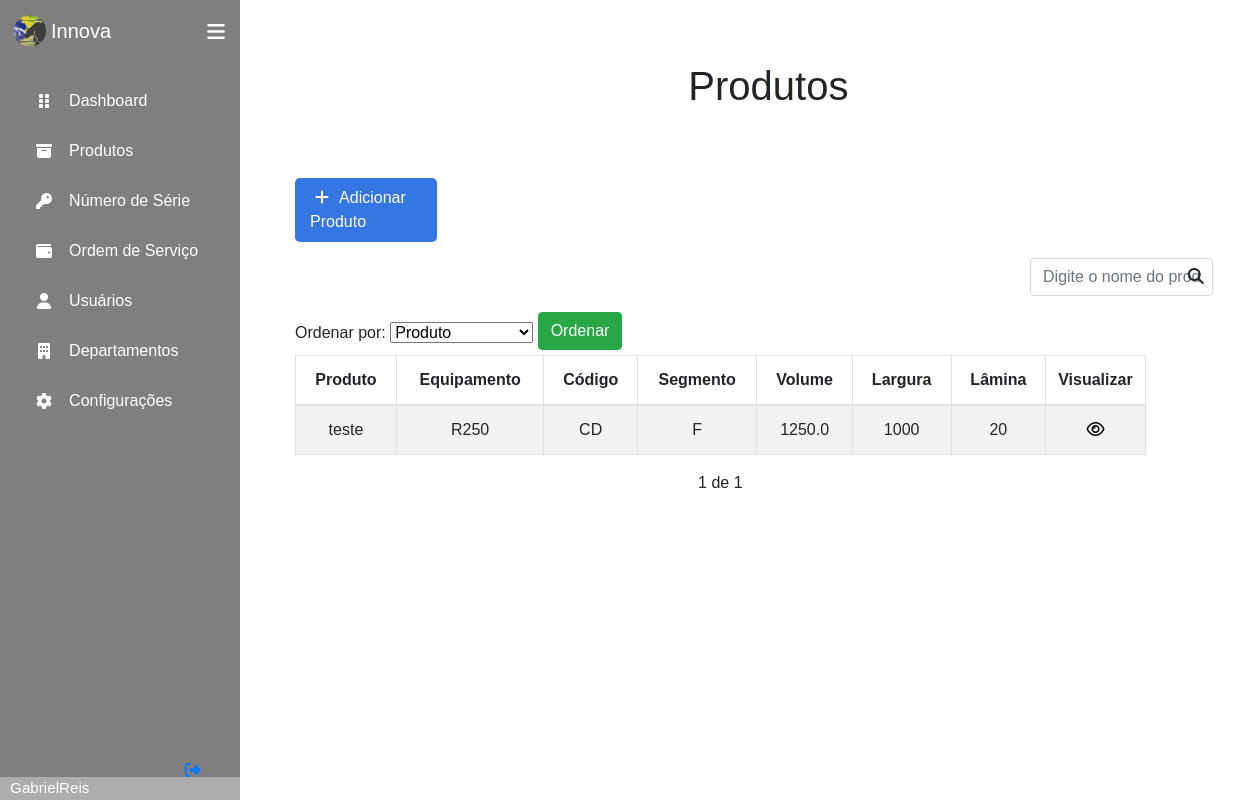
The app's page /products/ (signed in), older data.
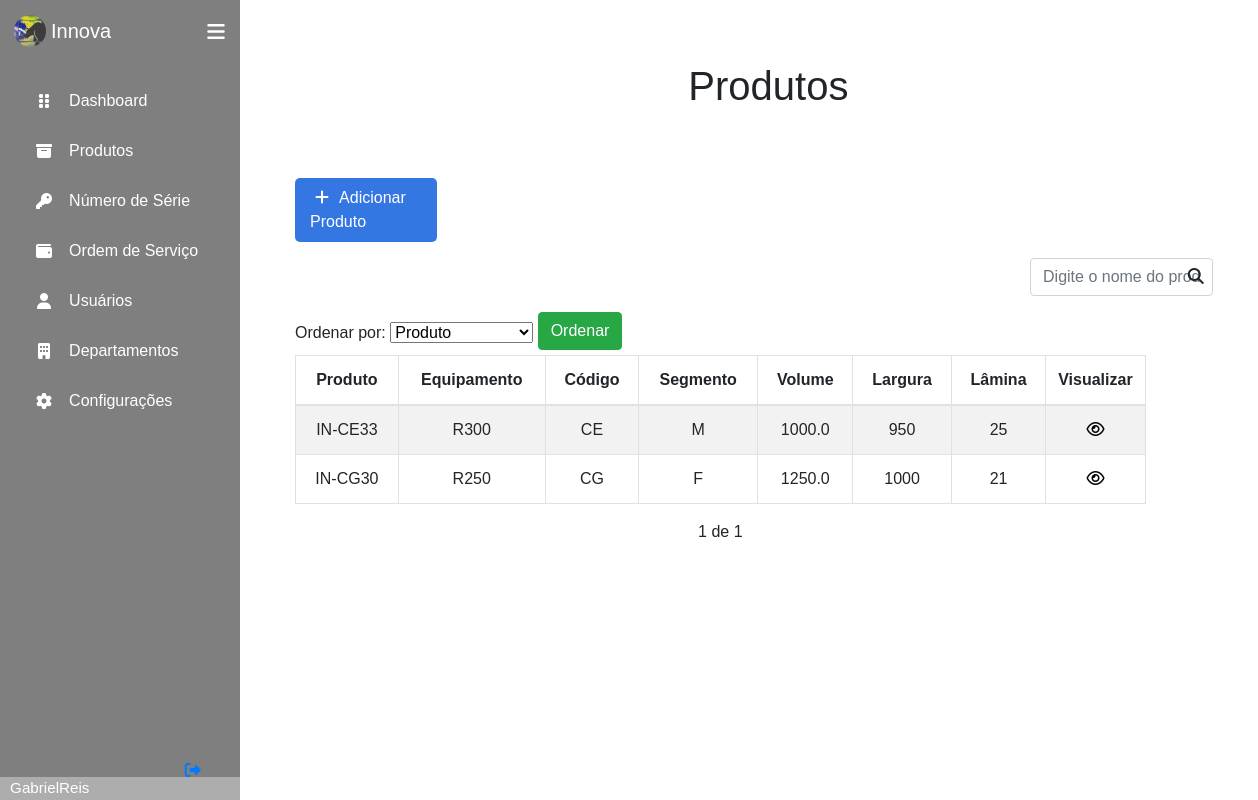
The same page, newer data.
### produtos/models.py (models this page shows, shortened)
class Produto(models.Model):
    segmento = (
        ('A', 'Agrícola'),
        ('C', 'Construção'),
        ('F', 'Florestal'),
        ('I', 'Industrial'),
        ('U', 'Automotiva'),
        ('M', 'Mineração'),
    )
    tipoProduto = (
        ('AC', 'Acessório'),
        ('CC', 'Carregadeira'),
        ('CD', 'Chapa de desgaste'),
        ('CB', 'Chock bar'),
        ('DF', 'Dispositivos e ferramentas'),
        ('ER', 'Engate rápido'),
        ('CE', 'Escavadeira'),
        ('FP', 'Ferramenta de penetração de solo'),
        ('GA', 'Garfo'),
        ('CG', 'Graniteira'),
        ('LA', 'Lâmina'),
        ('LN', 'Lança'),
        ('RI', 'Ripper'),
        ('SG', 'Segmento'),
        ('VA', 'Vala'),
        ('SE', 'Serviço'),
    )
    classeProduto = (
        ('6 SW', '6 SW'),
        ('6 LH', '6 LH'),
        ('7 SW', '7 SW'),
        ('7 LH', '7 LH'),
        ('7S SW', '7S SW'),
        ('7S LH', '7S LH'),
        ('8 SW', '8 SW'),
        ('8 LH', '8 LH'),
        ('9 SW', '9 SW'),
        ('9 LH', '9 LH'),
        ('9S SW', '9S SW'),
        ('9S LH', '9S LH'),
    )
    dureza = (
        ('GD', 'Geral'),
        ('HD', 'Pesada'),
        ('SD', 'Severa'),
        ('XD', 'Extrema'),
    )
    segmento = CharField(max_length=30, choices=segmento, null=True)
    nome = CharField(max_length=30, null=True)
    equipamento = CharField(max_length=10, null=True)
    capacidade = FloatField(null=True)
    largura = IntegerField(null=True)
    lamina = IntegerField(null=True)
    peso = IntegerField(null=True)
    codigo = CharField(max_length=2, choices=tipoProduto, null=True)
    categoria = CharField(max_length=5, choices=classeProduto, null=True)
    classeAplicacao = CharField(max_length=2, choices=dureza, null=True)
    dateCriacao = DateTimeField(auto_now_add=True)
    dateUpdate = DateTimeField(auto_now=True)
    numeroSerie = ForeignKey(NumeroSerie, null = True, on_delete=CASCADE)
    responsavel = ForeignKey(Colaborador, null=True, on_delete=SET_NULL)

### produtos/views.py (the view)
# urls.py: path('', views.Products, name = 'Home_Products'),
def Products(request):
    search = request.GET.get('search')
    if search:
        products = Produto.objects.filter(nome__icontains = search)
    else:
        productsList = Produto.objects.all().order_by('-dateCriacao')
        order = request.GET.get('order')
        if order == 'Produto':
            productsList = Produto.objects.all().order_by('-nome')
        elif order == 'Equipamento':
            productsList = Produto.objects.all().order_by('equipamento')
        elif order == 'Codigo':
            productsList = Produto.objects.all().order_by('-codigo')
        elif order == 'Segmento':
            productsList = Produto.objects.all().order_by('-segmento')
        elif order == 'numSerie':
            productsList = Produto.objects.all().order_by('-numeroSerie')
        paginator = Paginator(productsList, 20)
        page = request.GET.get('page')
        products = paginator.get_page(page)
    return render(request, 'produtos/Products.html', {'products' : products})

### templates/produtos/Products.html (shortened to what this page needs)
{% extends 'base.html' %}
{% block content %}
    <div class="container title">
        <h1>Produtos</h1>
    </div>
    <div class="offset-1 col-10 product-div">
        <a href="{% url 'products:New_Products' %}" class="add-product">
            <div class="col-2 add-div">
                <i class="fas fa-plus products"></i>Adicionar Produto
            </div>
        </a>
        {% if products|length > 0 %}
        <div class="col-3 search-div">
            <form method="GET" id="search-form">
                <input class="form-control" type="text" id="search" name="search" placeholder="Digite o nome do produto">
                <i class="fas fa-search" id="search-button"></i>
            </form>
        </div>
        {% endif %}
        {% if products|length > 0 %}
        <form method="GET">
            <label for="filter">Ordenar por:</label>
            <select id="filter">
                <option label="Produto">Produto</option>
            </select>
            <input type="submit" class="btn btn-success ordenar" id="order" value="Ordenar">
        </form>
        <table class="table table-striped table-hover table-bordered tab-products">
            <thead>
                <tr>
                    <th scope="col">Produto</th>
                    <th scope="col">Equipamento</th>
                    <th scope="col">Código</th>
                    <th scope="col">Segmento</th>
                    <th scope="col">Volume</th>
                    <th scope="col">Largura</th>
                    <th scope="col">Lâmina</th>
                    <th scope="col" class="col-sm-1">Visualizar</th>
                </tr>
            </thead>
            <tbody id="product-table">
                {% for product in products %}
                <tr scope="row">
                    <td>
                        {{product.nome}}
                    </td>
                    <td>
                        {{product.equipamento}}
                    </td>
                    <td>
                        {{product.codigo}}
                    </td>
                    <td>
                        {{product.segmento}}
                    </td>
                    <td>
                        {{product.capacidade}}
                    </td>
                    <td>
                        {{product.largura}}
                    </td>
                    <td>
                        {{product.lamina}}
                    </td>
                    <td>
                        <a href="{% url 'products:View_Product' product.id %}" class="icon view-product">
                            <div class="col">
                                <i class="far fa-eye"></i>
                            </div>
                        </a>
                    </td>
                </tr>
                {% endfor %}
            </tbody>
        </table>
        {% else %}
            <div class="sem-produtos">
                Nenhum produto cadastrado!
            </div>
        {% endif %}
        <div class="pagination">
            <span class="step-links">
                {% if products.paginator.num_pages %}
                <span class="current">
                    {{products.number}} de {{products.paginator.num_pages}}
                </span>
                {% endif %}
            </span>
        </div>
    </div>
{% endblock %}

### templates/base.html (shortened to what this page needs)
{% load static %}
<!DOCTYPE html>
<html lang="pt-br">
<head>
    <link rel="stylesheet" href="{% static 'css/style.css' %}">
    <link rel="stylesheet" href="{% static 'css/bs/bootstrap.css' %}">
</head>
<body>
    {% if user.is_authenticated %}
    <div class="sidebar">
        <div class="logo_content">
            <div class="logo">
                <img src="{% static 'img/logo-base.png' %}" class="img-base"/>
                <div class="logo_name">Innova</div>
            </div>
            <i class="fas fa-bars" id="btn-menu"></i>
        </div>
        <ul class="nav_list">
            <li>
                <a href="{%url 'main:Home_Main'%}">
                    <i class="fas fa-grip-vertical"></i>
                    <span class="link_name">Dashboard</span>
                </a>
            </li>
            <li>
                <a href="{%url 'products:Home_Products'%}">
                    <i class="fas fa-archive"></i>
                    <span class="link_name">Produtos</span>
                </a>
            </li>
            <li>
                <a href="{%url 'products:Serial_Number'%}">
                    <i class="fas fa-key"></i>
                    <span class="link_name">Número de Série</span>
                </a>
            </li>
            <li>
                <a href="#">
                    <i class="fas fa-wallet"></i>
                    <span class="link_name">Ordem de Serviço</span>
                </a>
            </li>
            <li>
                <a href="{%url 'colaborators:Home_Colaborator'%}">
                    <i class="fas fa-user"></i>
                    <span class="link_name">Usuários</span>
                </a>
            </li>
            <li>
                <a href="{%url 'departments:Home_Departments'%}">
                    <i class="fas fa-building"></i>
                    <span class="link_name">Departamentos</span>
                </a>
            </li>
            <li>
                <a href="#">
                    <i class="fas fa-cog"></i>
                    <span class="link_name">Configurações</span>
                </a>
            </li>
        </ul>
        <div class="profile_content">
            <div class="profile">
                <div class="profile_details">
                    <div class="name_job">
                        <div class="name">{{ user.username }}</div>
                    </div>
                </div>
                <a href="{%url 'logout'%}">
                    <i class="fas fa-sign-out-alt" id="logout"></i>
                </a>
            </div>
        </div>
    </div>
    {% endif %}
    <div class="home_content">
        {% block content %}
        {% endblock %}
    </div>
</body>
</html>

### static/css/style.css (style rules this page uses)
* { margin: 0; padding: 0; box-sizing: border-box; font-family: sans-serif; }
body { position: relative; min-height: 100vh; width: 100%; overflow: auto; }
.sidebar { position: fixed; top: 0; left: 0; height: 100%; width: 15em; background: #7F7F7F; padding: 0.37em 0.88em; }
.sidebar .logo_content .logo { color: #fff; display: flex; height: 3.13em; width: 100%; align-items: center; }
.logo_content .img-base { border-radius: 50%; margin-right: 0.31em; }
.logo_content .logo .logo_name { font-size: 1.25em; font-weight: 400; }
.sidebar #btn-menu { position: absolute; color: #fff; left: 90%; top: 0.37em; font-size: 1.25em; height: 3.13em; width: 3.13em; text-align: center; line-height: 2.5em; transform: translateX(-50%); }
.sidebar ul { margin-top: 1.25em; }
.sidebar ul li { position: relative; height: 3.13em; width: 100%; margin: 0 0.31em; list-style: none; line-height: 3.13em; }
.sidebar ul li a { color: #fff; display: flex; align-items: center; text-decoration: none; transition: all 0.4s ease; border-radius: 0.75em; }
.sidebar ul li a i { height: 3.13em; min-width: 3.13em; border-radius: 0.75em; line-height: 3.13em; text-align: center; }
.sidebar .profile_content { position: absolute; color: #fff; bottom: 0; left: 0; width: 100%; }
.profile_content .profile .profile_details { display: flex; align-items: center; background: #ADADAD; }
.profile .profile_details .name_job { margin-left: 0.63em; }
.profile .profile_details .name { font-size: 0.95em; font-weight: 400; }
.profile #logout { position: absolute; left: 88%; bottom: 0.31em; transform: translateX(-50%); min-width: 3.3em; line-height: 3.13em; font-size: 1.25; border-radius: 0.75em; }
.home_content { top: 2em; position: absolute; height: 95%; width: 84%; left: 15em; }
.title { font-size: 1.5em !important; padding: 30px; position: relative; text-align: center; }
.product-div { padding: 0; left: -3em; }
.add-product { position: relative; text-decoration: none !important; margin-right: -0.3em; width: 5em; }
h1 { padding-bottom: 0.75em; }
.add-div { background-color: #3476e2; cursor: pointer; display: inline-block; color: #fff; padding: 0.5em; border-radius: 0.31em; }
.fas.fa-plus.products { color: #fff; margin-right: 0.63em; margin-left: 0.31em; }
.fas.fa-search { position: absolute; cursor: pointer; top:0.6em; right: 1.5em; }
.search-div { padding: 0; margin-top: 1em; margin-left: 45em; margin-bottom: 1em; display: inline-block; }
.ordenar { margin-bottom: 0.31em !important; }
.table { text-align: center; margin-right: 0; }
.icon.view-product { color: #000; }
.step-links { position: relative; margin-left: auto; margin-right: auto; }
.step-links .current { margin-right: 5px; margin-left: 5px; }
.btn.btn-success { margin-bottom: 3em; }

Row changes from the older to the newer data that the page shows:
removed Produto: nome "teste", equipamento "R250", codigo "CD", segmento "F", capacidade "1250.0", largura "1000", lamina "20"
added Produto: nome "IN-CE33", equipamento "R300", codigo "CE", segmento "M", capacidade "1000.0", largura "950", lamina "25"
added Produto: nome "IN-CG30", equipamento "R250", codigo "CG", segmento "F", capacidade "1250.0", largura "1000", lamina "21"
